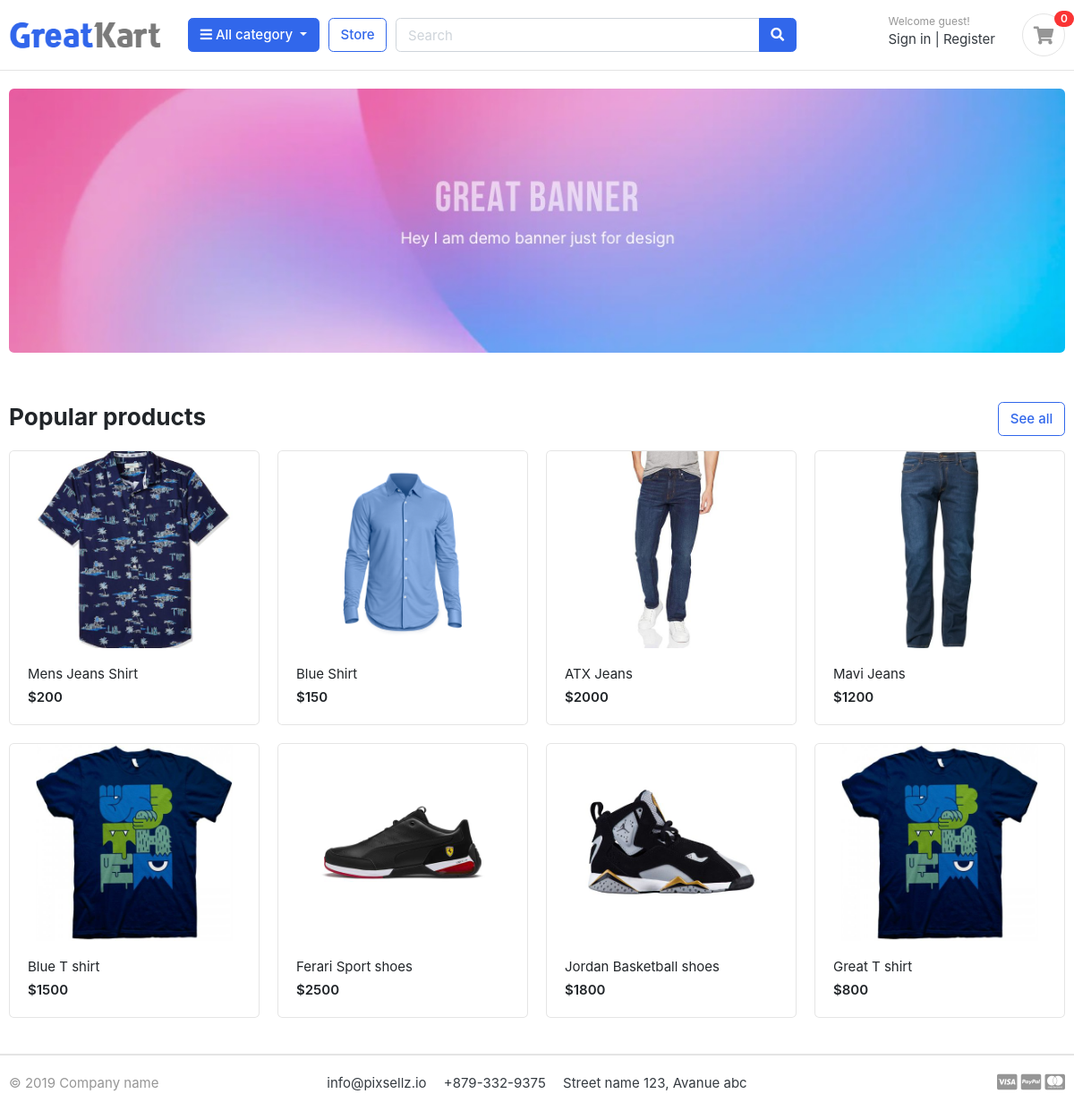
The page / on the database its author committed.
### store/models.py (models this page shows, shortened)
class Product(models.Model):
    product_name = models.CharField(max_length=100, unique=True)
    slug = models.SlugField(max_length=100, unique=True)
    description = models.TextField(max_length=500, blank=True)
    price = models.IntegerField()
    image = models.ImageField(upload_to='photos/products')
    stock = models.IntegerField()
    is_available = models.BooleanField(default=True)
    category = models.ForeignKey(Category, on_delete=models.CASCADE)
    created_at = models.DateTimeField(auto_now_add=True)
    modified_at = models.DateTimeField(auto_now=True)

### djangomart/views.py (the view)
# urls.py: 2. Add a URL to urlpatterns:  path('', views.home, name='home')
def home(request):
    products = Product.objects.filter(is_available=True)
    context = {'products': products}
    return render(request, 'index.html', context)

### templates/index.html
{% extends 'base.html' %} {% load static %} {% block body %}
<section class="section-intro padding-y-sm">
  <div class="container">
    <div class="intro-banner-wrap">
      <img
        src="{% static 'images/banners/1.jpg' %}"
        class="img-fluid rounded"
      />
    </div>
  </div>
</section>
<section class="section-name padding-y-sm">
  <div class="container">
    <header class="section-heading">
      <a href="./store.html" class="btn btn-outline-primary float-right"
        >See all</a
      >
      <h3 class="section-title">Popular products</h3>
    </header>
    <div class="row">
      {% for product in products %}
      <div class="col-md-3">
        <div class="card card-product-grid">
          <a href="" class="img-wrap">
            <img src="{{ product.image.url }}" />
          </a>
          <figcaption class="info-wrap">
            <a href="./product-detail.html" class="title"
              >{{ product.product_name }}</a
            >
            <div class="price mt-1">${{ product.price }}</div>
          </figcaption>
        </div>
      </div>
      {% endfor %}
    </div>
  </div>
</section>
{% endblock body %}

### templates/base.html
{% include 'header.html' %}
{% block body %}{% endblock body %}
{% include 'footer.html' %}

### templates/header.html (shortened to what this page needs)
{% load static %}
<!DOCTYPE HTML>
<html lang="en">
<head>
<link href="{% static 'css/bootstrap.css' %}" rel="stylesheet" type="text/css"/>
<link href="{% static 'fonts/fontawesome/css/all.min.css' %}" type="text/css" rel="stylesheet">
<link href="{% static 'css/ui.css' %}" rel="stylesheet" type="text/css"/>
<link href="{% static 'css/responsive.css' %}" rel="stylesheet" media="only screen and (max-width: 1200px)" />
</head>
<body>
<header class="section-header">
<section class="header-main border-bottom">
	<div class="container">
<div class="row align-items-center">
	<div class="col-lg-2 col-md-3 col-6">
		<a href="/" class="brand-wrap">
			<img class="logo" src="{% static 'images/logo.png' %}">
		</a>
	</div>
	<div class="col-lg col-sm col-md col-6 flex-grow-0">
		<div class="category-wrap dropdown d-inline-block float-right">
			<button type="button" class="btn btn-primary dropdown-toggle" data-toggle="dropdown">
				<i class="fa fa-bars"></i> All category
			</button>
		</div>
	</div>
	<a href="{% url 'store' %}" class="btn btn-outline-primary">Store</a>
	<div class="col-lg  col-md-6 col-sm-12 col">
		<form action="#" class="search">
			<div class="input-group w-100">
			    <input type="text" class="form-control" style="width:60%;" placeholder="Search">
			    <div class="input-group-append">
			      <button class="btn btn-primary" type="submit">
			        <i class="fa fa-search"></i>
			      </button>
			    </div>
		    </div>
		</form>
	</div>
	<div class="col-lg-3 col-sm-6 col-8 order-2 order-lg-3">
				<div class="d-flex justify-content-end mb-3 mb-lg-0">
					<div class="widget-header">
						<small class="title text-muted">Welcome guest!</small>
						<div>
							<a href="{% url 'login' %}">Sign in</a> <span class="dark-transp"> | </span>
							<a href="{% url 'register' %}"> Register</a>
						</div>
					</div>
					<a href="{% url 'cart' %}" class="widget-header pl-3 ml-3">
						<div class="icon icon-sm rounded-circle border"><i class="fa fa-shopping-cart"></i></div>
						<span class="badge badge-pill badge-danger notify">0</span>
					</a>
				</div>
			</div>
</div>
	</div>
</section>
</header>

### templates/footer.html
<footer class="section-footer border-top">
	<div class="container">
		<section class="footer-bottom border-top row">
			<div class="col-md-2">
				<p class="text-muted"> &copy 2019 Company name </p>
			</div>
			<div class="col-md-8 text-md-center">
				<span  class="px-2">info@pixsellz.io</span>
				<span  class="px-2">+879-332-9375</span>
				<span  class="px-2">Street name 123, Avanue abc</span>
			</div>
			<div class="col-md-2 text-md-right text-muted">
				<i class="fab fa-lg fa-cc-visa"></i>
				<i class="fab fa-lg fa-cc-paypal"></i>
				<i class="fab fa-lg fa-cc-mastercard"></i>
			</div>
		</section>
	</div>
</footer>
</body>
</html>

### static/css/ui.css (style rules this page uses)
html { font-family: "Inter", sans-serif; font-size: 15px; }
.img-wrap { text-align: center; display: block; }
.img-wrap img { max-width: 100%; }
.icon-xs, .icon-sm, .icon-md, .icon-lg { display: inline-block; text-align: center; flex-shrink: 0; flex-grow: 0; }
.icon-sm { width: 48px; height: 48px; line-height: 48px !important; font-size: 20px; }
.padding-y-sm { padding-top: 20px; padding-bottom: 20px; }
.section-heading { margin-bottom: 20px; margin-top: 15px; }
.section-title { color: #212529; }
p:last-child { margin-bottom: 0; }
.header-main { position: relative; padding-top: 1rem; padding-bottom: 1rem; }
.brand-wrap .logo, .navbar-brand .logo { margin-right: 7px; max-height: 42px; display: inline-block; }
.widget-header { display: inline-block; vertical-align: middle; position: relative; }
.widget-header a { color: #343a40; }
.widget-header i { color: #969696; }
.widget-header .title { display: block; }
.widget-header .notify { position: absolute; top: -3px; right: -10px; }
.footer-bottom { padding-top: 20px; padding-bottom: 20px; }
[class*=card-product] a.title { color: #212529; display: block; }
[class*=card-product] .img-wrap { overflow: hidden; position: relative; }
[class*=card-product] .img-wrap img { height: 100%; max-width: 100%; width: auto; display: inline-block; -o-object-fit: cover; object-fit: cover; }
.card-product-grid { margin-bottom: 20px; }
.card-product-grid .img-wrap { border-radius: 0.2rem 0.2rem 0 0; height: 220px; }
.card-product-grid .info-wrap { overflow: hidden; padding: 18px 20px; }
.card .img-wrap { overflow: hidden; }
.notify { position: absolute; top: -4px; right: -10px; display: inline-block; padding: 0.25em 0.6em; font-size: 12px; line-height: 1; text-align: center; border-radius: 3rem; color: #fff; background-color: #fa3434; }
.price { font-weight: 600; color: #212529; }

### rows shown on the page
Product: image (picture), product_name "Mens Jeans Shirt", price "200"
Product: image (picture), product_name "Blue Shirt", price "150"
Product: image (picture), product_name "ATX Jeans", price "2000"
Product: image (picture), product_name "Mavi Jeans", price "1200"
Product: image (picture), product_name "Blue T shirt", price "1500"
Product: image (picture), product_name "Ferari Sport shoes", price "2500"
Product: image (picture), product_name "Jordan Basketball shoes", price "1800"
Product: image (picture), product_name "Great T shirt", price "800"
